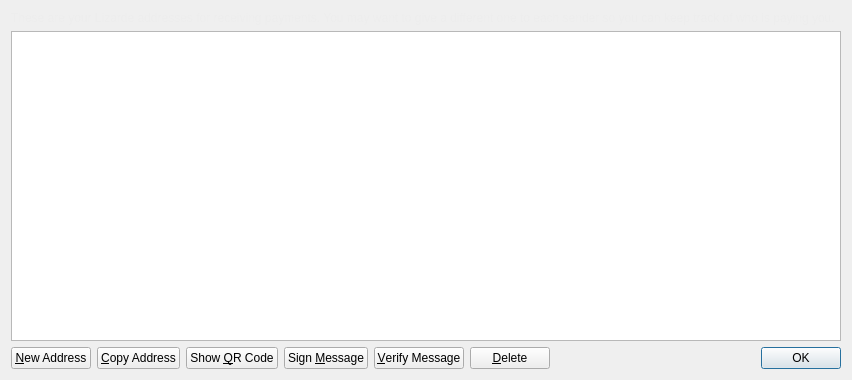
<?xml version="1.0" encoding="UTF-8"?>
<ui version="4.0">
 <class>AddressBookPage</class>
 <widget class="QWidget" name="AddressBookPage">
  <property name="geometry">
   <rect>
    <x>0</x>
    <y>0</y>
    <width>852</width>
    <height>380</height>
   </rect>
  </property>
  <property name="windowTitle">
   <string>Address Book</string>
  </property>
  <layout class="QVBoxLayout" name="verticalLayout">
   <item>
    <widget class="QLabel" name="labelExplanation">
     <property name="styleSheet">
      <string notr="true">#labelExplanation { color: #ededed; }</string>
     </property>
     <property name="text">
      <string>These are your Lizarde addresses for receiving payments. You may want to give a different one to each sender so you can keep track of who is paying you.</string>
     </property>
     <property name="textFormat">
      <enum>Qt::PlainText</enum>
     </property>
     <property name="wordWrap">
      <bool>true</bool>
     </property>
    </widget>
   </item>
   <item>
    <widget class="QTableView" name="tableView">
     <property name="contextMenuPolicy">
      <enum>Qt::CustomContextMenu</enum>
     </property>
     <property name="toolTip">
      <string>Double-click to edit address or label</string>
     </property>
     <property name="tabKeyNavigation">
      <bool>false</bool>
     </property>
     <property name="alternatingRowColors">
      <bool>true</bool>
     </property>
     <property name="selectionMode">
      <enum>QAbstractItemView::SingleSelection</enum>
     </property>
     <property name="selectionBehavior">
      <enum>QAbstractItemView::SelectRows</enum>
     </property>
     <property name="sortingEnabled">
      <bool>true</bool>
     </property>
     <attribute name="verticalHeaderVisible">
      <bool>false</bool>
     </attribute>
    </widget>
   </item>
   <item>
    <layout class="QHBoxLayout" name="horizontalLayout">
     <item>
      <widget class="QPushButton" name="newAddressButton">
       <property name="toolTip">
        <string>Create a new address</string>
       </property>
       <property name="text">
        <string>&amp;New Address</string>
       </property>
       <property name="icon">
        <iconset resource="../bitcoin.qrc">
         <normaloff>:/icons/add</normaloff>:/icons/add</iconset>
       </property>
      </widget>
     </item>
     <item>
      <widget class="QPushButton" name="copyToClipboard">
       <property name="toolTip">
        <string>Copy the currently selected address to the system clipboard</string>
       </property>
       <property name="text">
        <string>&amp;Copy Address</string>
       </property>
       <property name="icon">
        <iconset resource="../bitcoin.qrc">
         <normaloff>:/icons/editcopy</normaloff>:/icons/editcopy</iconset>
       </property>
      </widget>
     </item>
     <item>
      <widget class="QPushButton" name="showQRCode">
       <property name="text">
        <string>Show &amp;QR Code</string>
       </property>
       <property name="icon">
        <iconset resource="../bitcoin.qrc">
         <normaloff>:/icons/qrcode</normaloff>:/icons/qrcode</iconset>
       </property>
      </widget>
     </item>
     <item>
      <widget class="QPushButton" name="signMessage">
       <property name="toolTip">
        <string>Sign a message to prove you own a Lizarde address</string>
       </property>
       <property name="text">
        <string>Sign &amp;Message</string>
       </property>
       <property name="icon">
        <iconset resource="../bitcoin.qrc">
         <normaloff>:/icons/edit</normaloff>:/icons/edit</iconset>
       </property>
      </widget>
     </item>
     <item>
      <widget class="QPushButton" name="verifyMessage">
       <property name="toolTip">
        <string>Verify a message to ensure it was signed with a specified Lizarde address</string>
       </property>
       <property name="text">
        <string>&amp;Verify Message</string>
       </property>
       <property name="icon">
        <iconset resource="../bitcoin.qrc">
         <normaloff>:/icons/transaction_0</normaloff>:/icons/transaction_0</iconset>
       </property>
      </widget>
     </item>
     <item>
      <widget class="QPushButton" name="deleteButton">
       <property name="toolTip">
        <string>Delete the currently selected address from the list</string>
       </property>
       <property name="text">
        <string>&amp;Delete</string>
       </property>
       <property name="icon">
        <iconset resource="../bitcoin.qrc">
         <normaloff>:/icons/remove</normaloff>:/icons/remove</iconset>
       </property>
      </widget>
     </item>
     <item>
      <spacer name="horizontalSpacer">
       <property name="orientation">
        <enum>Qt::Horizontal</enum>
       </property>
       <property name="sizeHint" stdset="0">
        <size>
         <width>40</width>
         <height>20</height>
        </size>
       </property>
      </spacer>
     </item>
     <item>
      <widget class="QDialogButtonBox" name="buttonBox">
       <property name="sizePolicy">
        <sizepolicy hsizetype="Maximum" vsizetype="Fixed">
         <horstretch>0</horstretch>
         <verstretch>0</verstretch>
        </sizepolicy>
       </property>
       <property name="standardButtons">
        <set>QDialogButtonBox::Ok</set>
       </property>
      </widget>
     </item>
    </layout>
   </item>
  </layout>
 </widget>
 <resources>
  <include location="../bitcoin.qrc"/>
 </resources>
 <connections/>
</ui>
